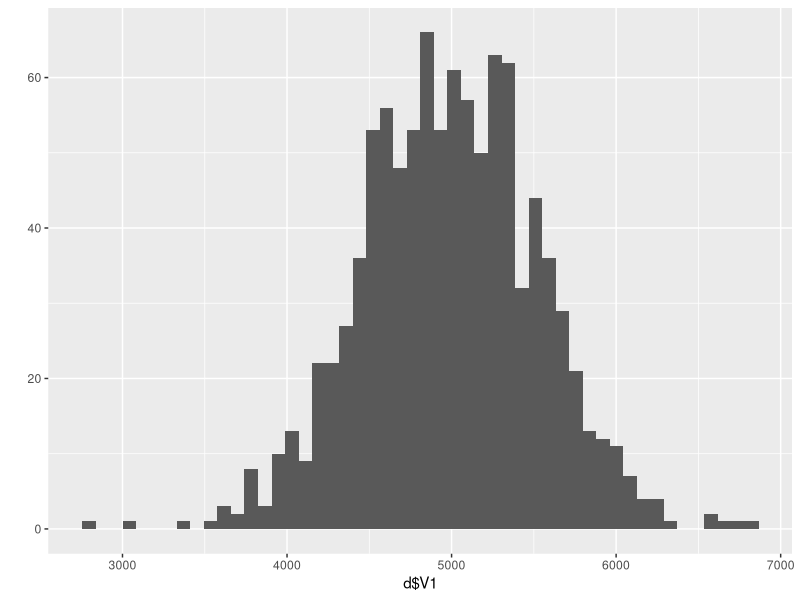

Generate this figure with R:
rm(list = ls())
#vanilla sampling with for loop
x <- 1:10000
s1 <- list(NULL)
m1 <- list(NULL)
for(i in 1:50){
      s1[[i]] <- sample(x, 30, replace = FALSE)
      m1[[i]] <- mean(s1[[i]])
      d1 <- as.data.frame(do.call(rbind, m1))
}

#vanilla function with for loop
population <- 1:10000
LLN <- function(population, size, times){
        s <- list(NULL)
        m <- list(NULL)
        for(i in 1:times){
                s[[i]] <- sample(population, size, replace = FALSE)
                m[[i]] <- mean(s[[i]])
        }
        d <- as.data.frame(do.call(rbind, m))
        p <- ggplot2::qplot(d$V1, geom = "histogram", bins = 50)
        l <- list("sample" = d, "histogram" = p)
        return(l)
}

#test the function
y <- LLN(population, 30, 1000)
d1 <- y$sample
p <- y$histogram

